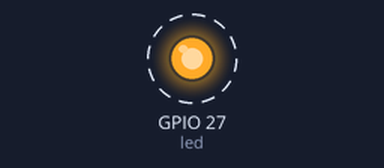
Simulated run of this program. Board: Raspberry Pi (BCM pin numbers). Shown: output pins drawn as LEDs (lit = HIGH). Dashed ring = blinking. What the program prints to the terminal is not drawn.

Above: at 0.2 s.
Timing chart, 0 to 3.0 s (numbered marks = the images above):
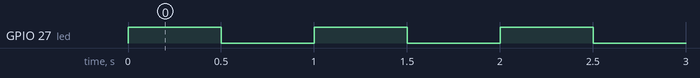

The program:

20250129-example11_led.py
```python
#!/usr/bin/env python3

port=27

from gpiozero import LED
from time import sleep
from sys import argv

print(argv[0])
if len(argv)>=2 :
    port=int(argv[1])
led=LED(port)

try:
    while True:
        b=led.value
        b=int(not(b))
        print('GPIO'+str(port),'=',b)
        led.value=b
        sleep(0.5)

except KeyboardInterrupt:
    print('KeyboardInterrupt')
    led.close()
    exit()
```

Measured:
- by itself, GPIO 27 (led): alternates HIGH for 0.50 s and LOW for 0.50 s
